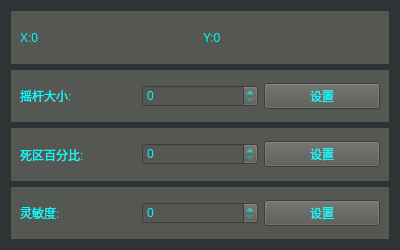
<?xml version="1.0" encoding="UTF-8"?>
<ui version="4.0">
 <class>ldlsrlwidget</class>
 <widget class="QWidget" name="ldlsrlwidget">
  <property name="geometry">
   <rect>
    <x>0</x>
    <y>0</y>
    <width>400</width>
    <height>250</height>
   </rect>
  </property>
  <property name="minimumSize">
   <size>
    <width>400</width>
    <height>250</height>
   </size>
  </property>
  <property name="maximumSize">
   <size>
    <width>400</width>
    <height>250</height>
   </size>
  </property>
  <property name="windowTitle">
   <string>Form</string>
  </property>
  <property name="styleSheet">
   <string notr="true">background-color: rgb(46, 52, 54);</string>
  </property>
  <layout class="QVBoxLayout" name="verticalLayout">
   <item>
    <widget class="QWidget" name="widget" native="true">
     <property name="styleSheet">
      <string notr="true">background-color: rgb(85, 87, 83);</string>
     </property>
     <layout class="QHBoxLayout" name="horizontalLayout" stretch="5,5">
      <item>
       <widget class="QLabel" name="label_2">
        <property name="styleSheet">
         <string notr="true">color: rgb(0, 255, 255);</string>
        </property>
        <property name="text">
         <string>X:0</string>
        </property>
       </widget>
      </item>
      <item>
       <widget class="QLabel" name="label_4">
        <property name="styleSheet">
         <string notr="true">color: rgb(0, 255, 255);</string>
        </property>
        <property name="text">
         <string>Y:0</string>
        </property>
       </widget>
      </item>
     </layout>
    </widget>
   </item>
   <item>
    <widget class="QWidget" name="widget_2" native="true">
     <property name="styleSheet">
      <string notr="true">background-color: rgb(85, 87, 83);</string>
     </property>
     <layout class="QHBoxLayout" name="horizontalLayout_2">
      <item>
       <widget class="QLabel" name="label">
        <property name="styleSheet">
         <string notr="true">color: rgb(0, 255, 255);</string>
        </property>
        <property name="text">
         <string>摇杆大小:</string>
        </property>
       </widget>
      </item>
      <item>
       <widget class="QSpinBox" name="spinBox">
        <property name="styleSheet">
         <string notr="true">color: rgb(0, 255, 255);</string>
        </property>
       </widget>
      </item>
      <item>
       <widget class="QPushButton" name="pushButton">
        <property name="styleSheet">
         <string notr="true">color: rgb(0, 255, 255);</string>
        </property>
        <property name="text">
         <string>设置</string>
        </property>
       </widget>
      </item>
     </layout>
    </widget>
   </item>
   <item>
    <widget class="QWidget" name="widget_3" native="true">
     <property name="styleSheet">
      <string notr="true">background-color: rgb(85, 87, 83);</string>
     </property>
     <layout class="QHBoxLayout" name="horizontalLayout_3">
      <item>
       <widget class="QLabel" name="label_3">
        <property name="styleSheet">
         <string notr="true">color: rgb(0, 255, 255);</string>
        </property>
        <property name="text">
         <string>死区百分比:</string>
        </property>
       </widget>
      </item>
      <item>
       <widget class="QSpinBox" name="spinBox_2">
        <property name="styleSheet">
         <string notr="true">color: rgb(0, 255, 255);</string>
        </property>
       </widget>
      </item>
      <item>
       <widget class="QPushButton" name="pushButton_2">
        <property name="styleSheet">
         <string notr="true">color: rgb(0, 255, 255);</string>
        </property>
        <property name="text">
         <string>设置</string>
        </property>
       </widget>
      </item>
     </layout>
    </widget>
   </item>
   <item>
    <widget class="QWidget" name="widget_4" native="true">
     <property name="styleSheet">
      <string notr="true">background-color: rgb(85, 87, 83);</string>
     </property>
     <layout class="QHBoxLayout" name="horizontalLayout_4">
      <item>
       <widget class="QLabel" name="label_5">
        <property name="styleSheet">
         <string notr="true">color: rgb(0, 255, 255);</string>
        </property>
        <property name="text">
         <string>灵敏度:</string>
        </property>
       </widget>
      </item>
      <item>
       <widget class="QSpinBox" name="spinBox_3">
        <property name="styleSheet">
         <string notr="true">color: rgb(0, 255, 255);</string>
        </property>
       </widget>
      </item>
      <item>
       <widget class="QPushButton" name="pushButton_3">
        <property name="styleSheet">
         <string notr="true">color: rgb(0, 255, 255);</string>
        </property>
        <property name="text">
         <string>设置</string>
        </property>
       </widget>
      </item>
     </layout>
    </widget>
   </item>
  </layout>
 </widget>
 <resources/>
 <connections/>
</ui>
